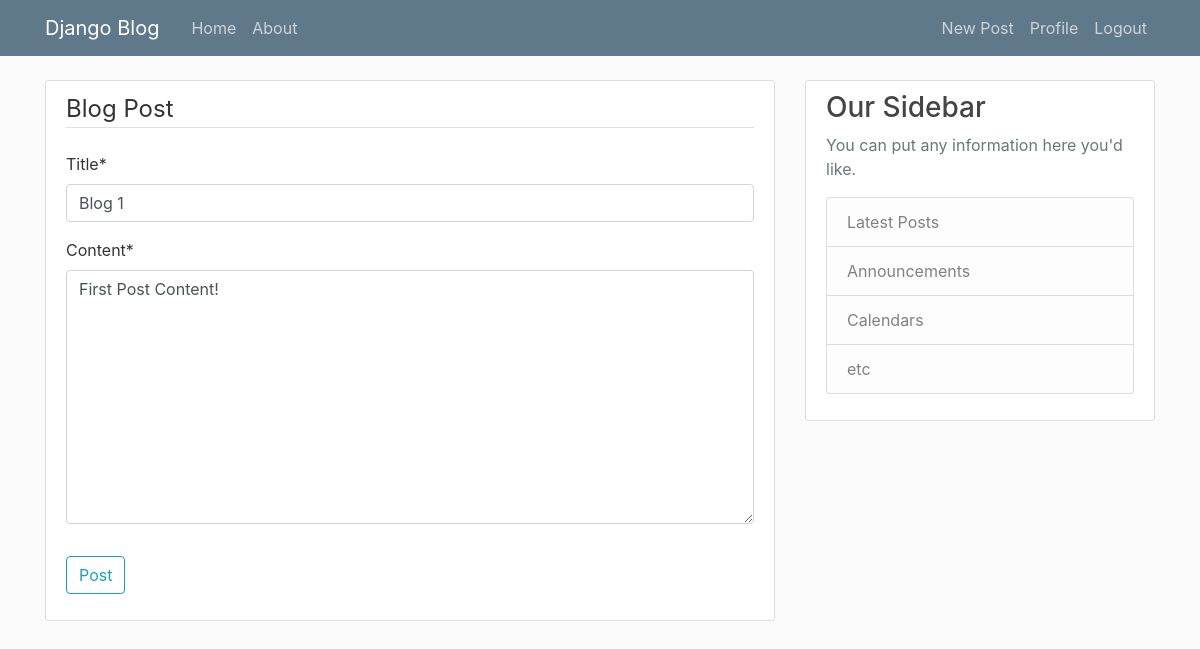
/post/1/update/ (signed in), run on an earlier commit of the app's database.
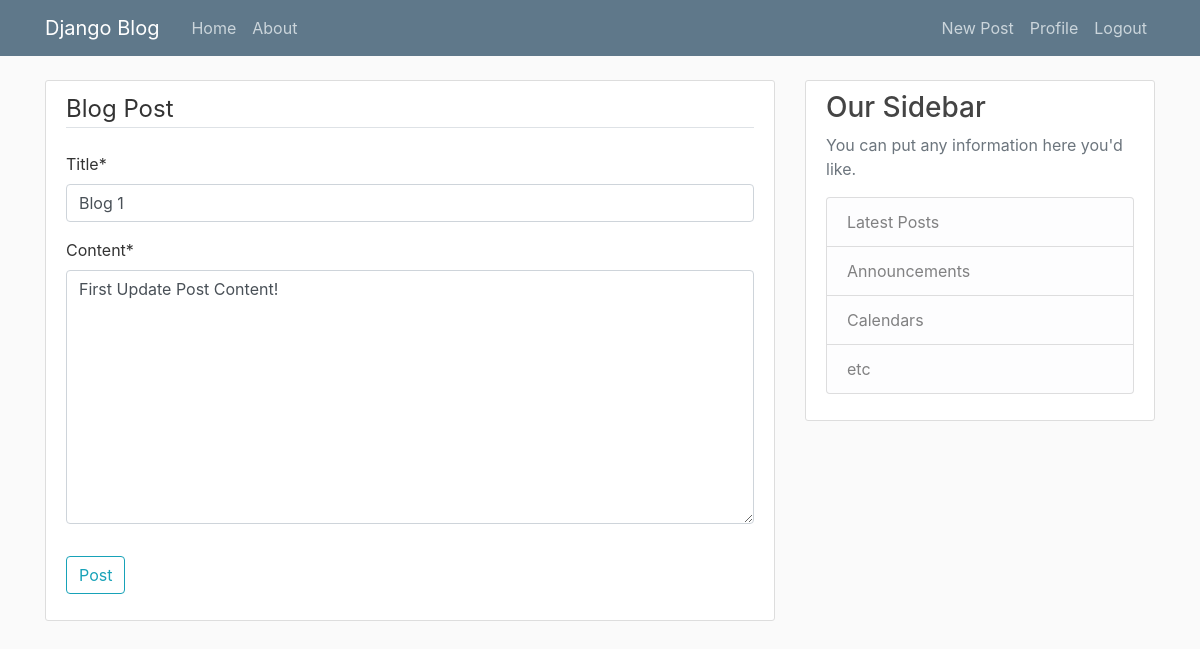
And on a later commit of the database.
### blog/models.py (models this page shows, shortened)
class Post(models.Model):
    title = models.CharField(max_length=100)
    content = models.TextField()
    date_posted = models.DateTimeField(default=timezone.now)
    author = models.ForeignKey(User, on_delete=models.CASCADE)

### blog/views.py (the view, shortened to what this page needs)
# urls.py: path('post/<int:pk>/update/', PostUpdateView.as_view(), name='post-update'),
class PostUpdateView(LoginRequiredMixin,UserPassesTestMixin, UpdateView):
        model = Post
        fields = ['title', 'content']
        def test_func(self):
            post = self.get_object()
            if self.request.user == post.author:
                return True
            return False

### blog/templates/blog/post_form.html (shortened to what this page needs)
{%extends 'blog/base.html'%}
{% load crispy_forms_tags%}
{%block content%}
<div class='content-section'>
        <form method='POST'>
            <fieldset class = 'form-group'>
                <legend class = 'border-bottom mb-4'>Blog Post</legend>
                {{form|crispy}}
            </fieldset>
            <div class='form-group'>
                <button class = 'btn btn-outline-info' type = 'submit'>Post</button>
            </div>
        </form>
</div>
{%endblock content%}

What changed in the data, as far as the page shows it:
changed Post "Blog 1": content "First Post Content!" → "First Update Post Content!"
